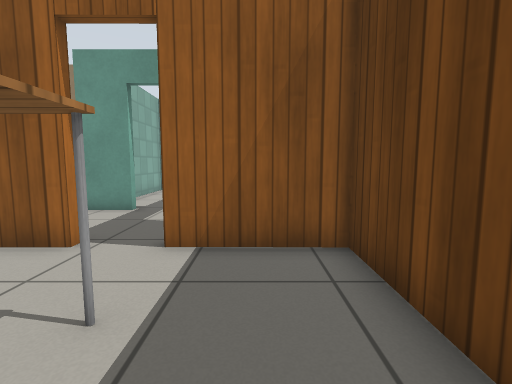
View 1 (above)

16 first-person views from a walk through a Gazebo world. The camera is 0.77 m above the floor, tilts 6° down and sees 85° across. The floor is counted in squares, 0.5 m on a side. Each view is taken from the middle of a square. On the plan, view 1 faces up. The plan holds only what a view shows up to about 14 squares ahead; the rest is blank. Robots are left out. Gazebo's built-in surfaces are drawn with simple patterns.

View 2
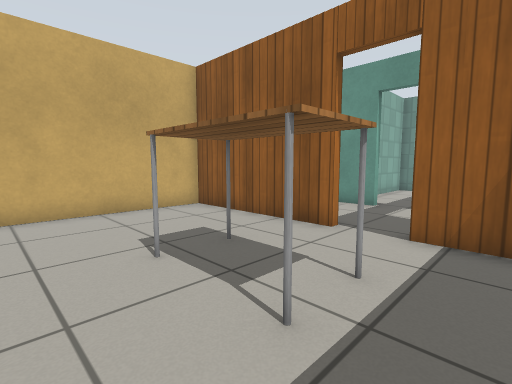

View 3
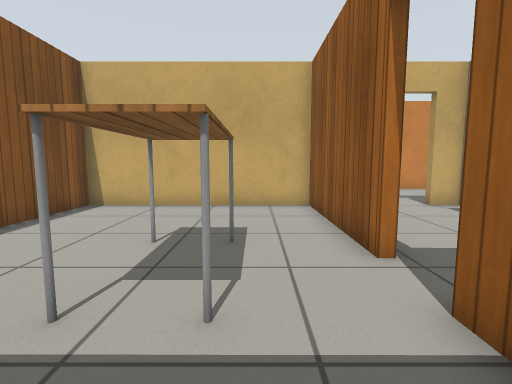

View 4
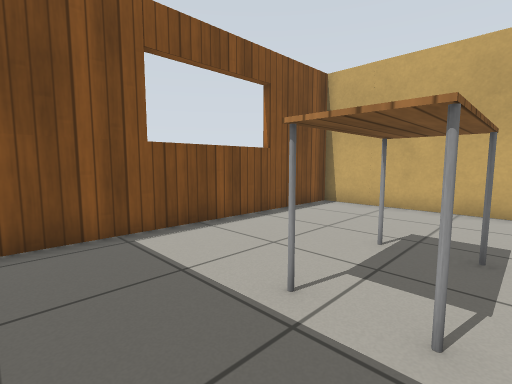

View 5
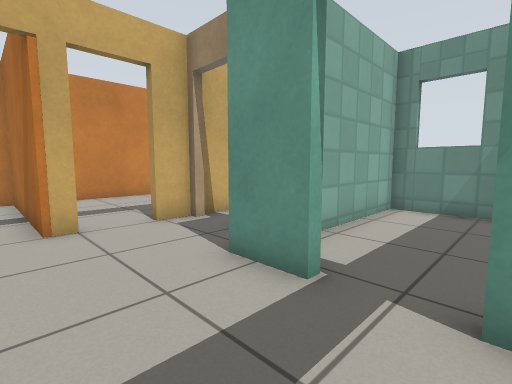

View 6
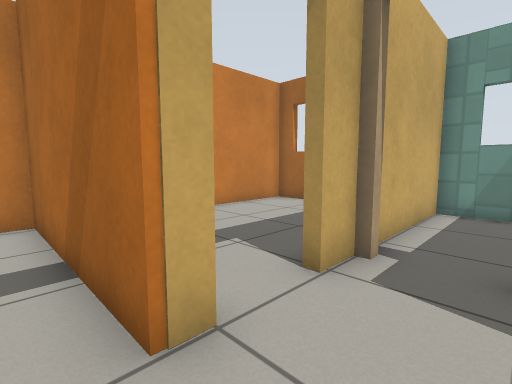

View 7
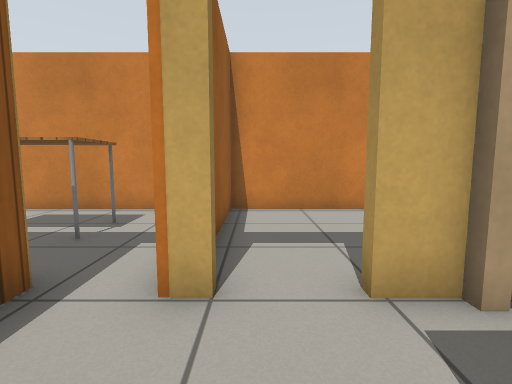

View 8
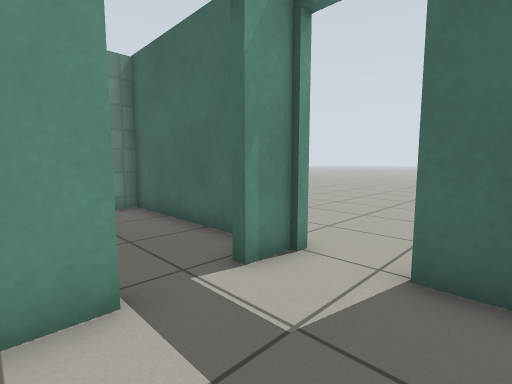

View 9
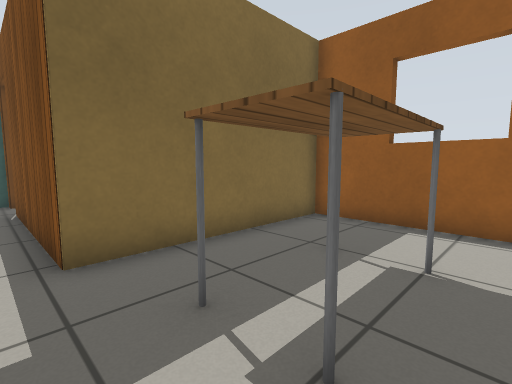

View 10
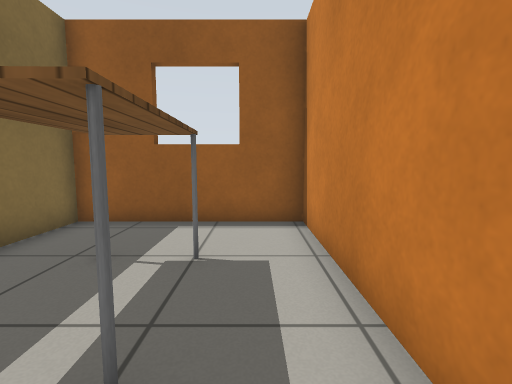

View 11
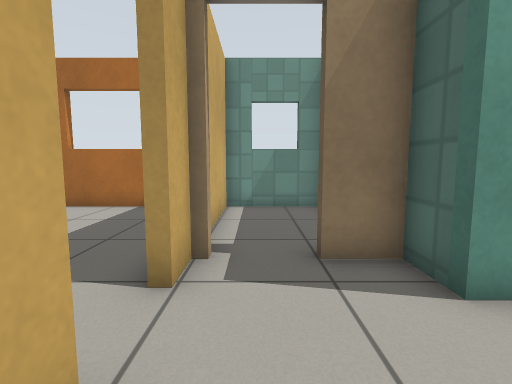

View 12
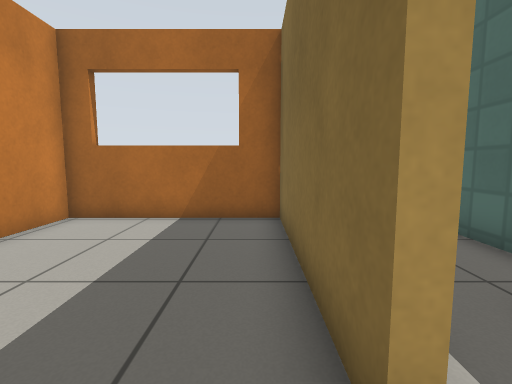

View 13
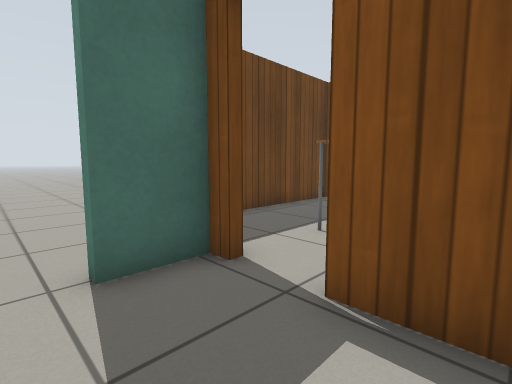

View 14
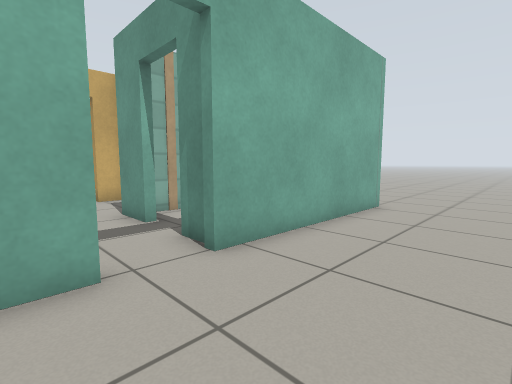

View 15
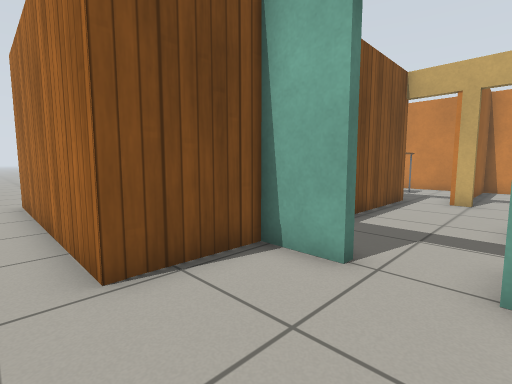

View 16
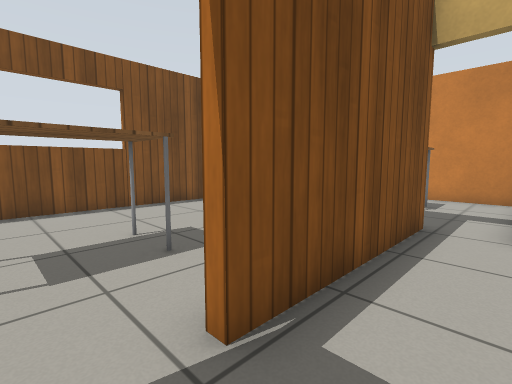

### Floor plan
Points are (right, up) in squares from view 1. A wall is a line through its corners. A room is listed if a view was taken in it or the views show most of it. See-through windows are left out.
Room 1 (views 1, 2, 3, 4)
walls: (-3.3, 5) (-9, 4.9) (-9, -3.1) (1.7, -3.1) (1.7, 5) (-1.7, 5)
ways out: open door at (-2.5, 5) to room 2
objects: table (-4, 1) to (-2, 2)
Room 2 (views 5, 6, 7, 8, 11, 13, 16)
walls: (-4, 9) (-5.6, 9) (-5.6, 10.3) (-7, 10.3); (-1.7, 5.3) (-1.2, 5.3) (-1.2, 7); (-9, 7.6) (-9, 6.9); (-1.1, 9) (-2.2, 9); (-9.3, 5.2) (-3.3, 5.3)
ways out: open door at (-2.5, 5) to room 1; open door at (-9, 7.5) to room 4; open door at (-1, 7.5) to room 5; open door at (-3.5, 9) to room 6; open door at (-7.5, 10.5) to room 7
Room 3 (views 9, 10)
walls: (-9, 6.9) (-15.2, 6.9) (-15.2, -1.2) (-9.3, -1.2) (-9.3, 5.2)
objects: table (-13, 2) to (-12, 4)
Room 4 (view 12)
walls: (-9.3, 9.3) (-9.3, 15.7) (-15.2, 15.7) (-15.2, 7.1) (-11.5, 7.1)
ways out: open door at (-9, 7.5) to room 2
Room 5 (views 14, 15)
walls: (-0.9, 7) (-0.9, 5.3) (2, 5.3) (2, -3.4); (-0.8, 16.1) (-0.9, 8.8)
ways out: open door at (-1, 7.5) to room 2; opening at (0, 17)
Room 6 (no view inside)
walls: (-1.2, 10.4) (-1.1, 15.7) (-5.3, 15.7) (-5.3, 9.9)
ways out: open door at (-3.5, 9) to room 2
Room 7 (no view inside)
walls: (-5.6, 12.6) (-5.6, 14); (-5.8, 15.7) (-9, 15.7) (-9, 9.3)
ways out: open door at (-7.5, 10.5) to room 2

Where each view was taken, in squares from view 1:
view 1: 0 up, 0 right, facing up
view 2: 1 down, 0 right, facing up-left
view 3: 3 up, 1 right, facing left
view 4: 3 up, 1 right, facing down-left
view 5: 6 up, 2 left, facing up-left
view 6: 6 up, 7 left, facing up-left
view 7: 8 up, 6 left, facing left
view 8: 6 up, 5 left, facing up-right
view 9: 6 up, 14 left, facing down-right
view 10: 6 up, 14 left, facing down
view 11: 6 up, 8 left, facing up
view 12: 8 up, 10 left, facing up
view 13: 8 up, 5 left, facing down-right
view 14: 6 up, 3 right, facing up-left
view 15: 9 up, 3 right, facing down-left
view 16: 7 up, 2 left, facing down-left
